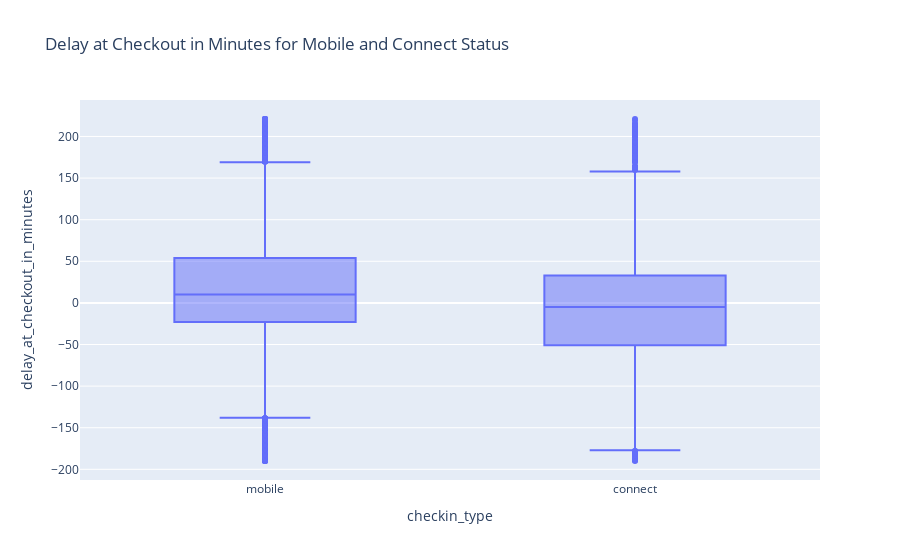

The cell this chart's notebook holds for it:
### Code cell
filtered_data = df_delay[df_delay['checkin_type'].isin(['mobile', 'connect'])]
fig = px.box(filtered_data, x='checkin_type',y='delay_at_checkout_in_minutes', title='Delay at Checkout in Minutes for Mobile and Connect Status')
fig.show()

### Figure 1 — Plotly figure (JSON) as saved in the notebook; plotly's stock layout.template omitted (floating-point values rounded to 4 significant figures; data arrays with more than 128 entries replaced by an {"elided": "..."} marker saying what was removed)
{"data": [{"alignmentgroup": "True", "hovertemplate": "checkin_type=%{x}<br>delay_at_checkout_in_minutes=%{y}<extra></extra>", "legendgroup": "", "marker": {"color": "#636efa"}, "name": "", "notched": false, "offsetgroup": "", "orientation": "v", "showlegend": false, "type": "box", "x": {"elided": "13916 str values"}, "x0": " ", "xaxis": "x", "y": {"elided": "13916 int values"}, "y0": " ", "yaxis": "y"}], "layout": {"boxmode": "group", "legend": {"tracegroupgap": 0}, "title": {"text": "Delay at Checkout in Minutes for Mobile and Connect Status"}, "xaxis": {"anchor": "y", "domain": [0, 1], "title": {"text": "checkin_type"}}, "yaxis": {"anchor": "x", "domain": [0, 1], "title": {"text": "delay_at_checkout_in_minutes"}}}}
